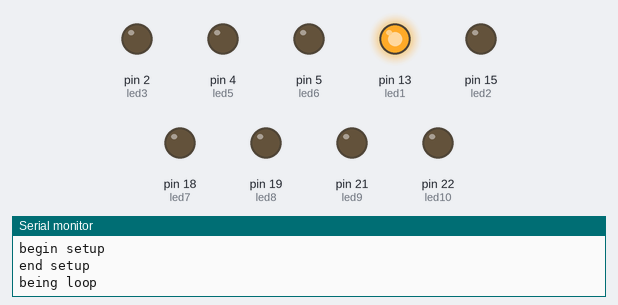
Bench run of a sketch on a simulated Arduino Mega 2560, built with avr-gcc and run on an emulated ATmega2560. On the bench: output pins drawn as LEDs (lit = HIGH), the last lines printed to the serial monitor. Pins used as bus, display or sensor lines are not drawn.

Above: at 0.07 s.
At 0.37 s:
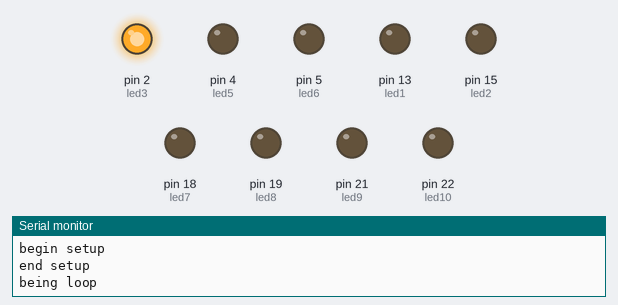
At 0.67 s:
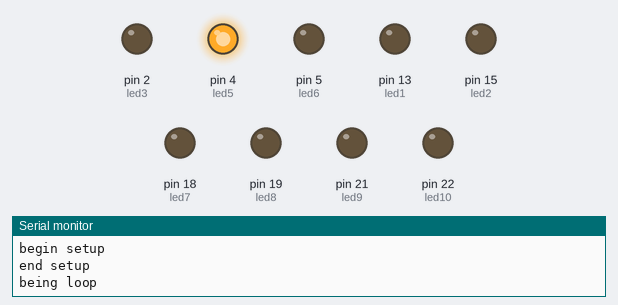
At 1.42 s:
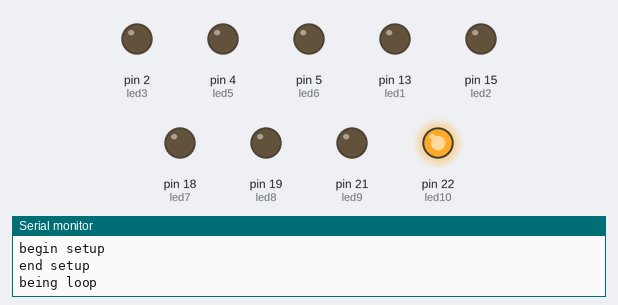
At 2.32 s:
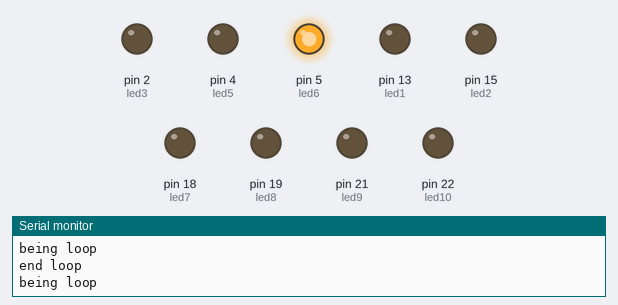
At 3.22 s:
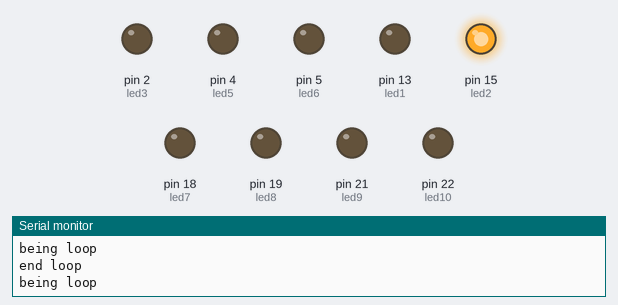
Timing chart, 0 to 3.5 s (numbered marks = the images above):
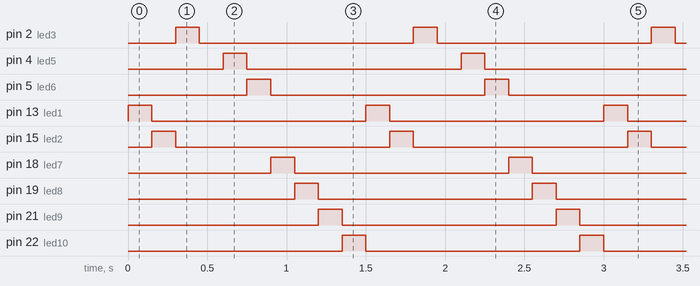

The sketch:

chaser.ino
```cpp
#define led1 13
#define led2 15
#define led3 2
#define led4 0
#define led5 4
#define led6 5
#define led7 18
#define led8 19
#define led9 21
#define led10 22

#define d 150

void setup() {
  Serial.begin( 115200 );
  Serial.println( "begin setup" );

  pinMode( led1, OUTPUT );  //initialize led1 output
  digitalWrite( led1, LOW );  //set it to low
  pinMode( led2, OUTPUT );  //initialize led2 output
  digitalWrite( led2, LOW );  //set it to low
  pinMode( led3, OUTPUT );  //initialize led3 output
  digitalWrite( led3, LOW );  //set it to low
  pinMode( led4, OUTPUT );  //initialize led4 output
  digitalWrite( led4, LOW );  //set it to low
  pinMode( led5, OUTPUT );  //initialize led5 output
  digitalWrite( led5, LOW );  //set it to low
  pinMode( led6, OUTPUT );  //initialize led6 output
  digitalWrite( led6, LOW );  //set it to low
  pinMode( led7, OUTPUT );  //initialize led7 output
  digitalWrite( led7, LOW );  //set it to low
  pinMode( led8, OUTPUT );  //initialize led8 output
  digitalWrite( led8, LOW );  //set it to low
  pinMode( led9, OUTPUT );  //initialize led9 output
  digitalWrite( led9, LOW );  //set it to low
  pinMode( led10, OUTPUT );  //initialize led10 output
  digitalWrite( led10, LOW );  //set it to low


  Serial.println( "end setup" );
}

void loop() {
  Serial.println( "being loop" );

  digitalWrite( led1, HIGH );
  delay(d);
  digitalWrite( led1, LOW );

  digitalWrite( led2, HIGH );
  delay(d);
  digitalWrite( led2, LOW );

  digitalWrite( led3, HIGH );
  delay(d);
  digitalWrite( led3, LOW );

  digitalWrite( led4, HIGH );
  delay(d);
  digitalWrite( led4, LOW );

  digitalWrite( led5, HIGH );
  delay(d);
  digitalWrite( led5, LOW );

  digitalWrite( led6, HIGH );
  delay(d);
  digitalWrite( led6, LOW );

  digitalWrite( led7, HIGH );
  delay(d);
  digitalWrite( led7, LOW );

  digitalWrite( led8, HIGH );
  delay(d);
  digitalWrite( led8, LOW );

  digitalWrite( led9, HIGH );
  delay(d);
  digitalWrite( led9, LOW );

  digitalWrite( led10, HIGH );
  delay(d);
  digitalWrite( led10, LOW );


  Serial.println( "end loop");
}
```

Measured:
- by itself, pin 2 (led3), pin 4 (led5), pin 5 (led6), pin 13 (led1), pin 15 (led2), pin 18 (led7), pin 19 (led8), pin 21 (led9), pin 22 (led10): alternates HIGH for 0.15 s and LOW for 1.4 s
- by itself, everything shown: repeats every 1.5 s, in 10 steps
